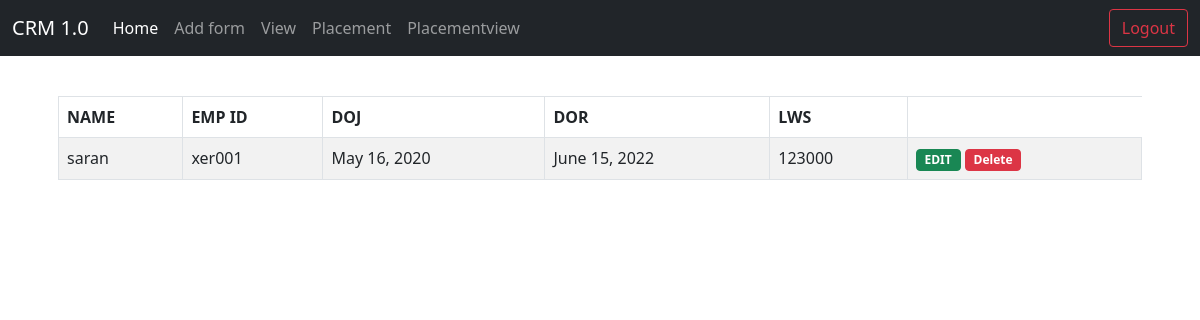
The page /placement/ (signed in) on the database its author committed.
### crm_app/models.py (models this page shows, shortened)
class Item(models.Model):
    name = models.TextField(max_length=191)
    empid = models.CharField(max_length = 20, primary_key = True, unique = True)
    doj = models.DateField(auto_now = False, auto_now_add = False)
    dor = models.DateField(auto_now = False, auto_now_add = False)
    lws = models.CharField(max_length=20)

### crm_app/views.py (the view)
# urls.py: path('placement/',views.index),
@login_required()
def index(request):
    products = Item.objects.all()
    context = {'products':products}
    return render(request, 'placement_view.html', context)

### crm_app/templates/placement_view.html (shortened to what this page needs)
{% extends 'base.html' %}
{% block content %}
    <div class="card-body">
        <table class="table table-bordered table-striped">
            <thead>
                <tr>
                    <th>NAME</th>
                    <th>EMP ID</th>
                    <th>DOJ</th>
                    <th>DOR</th>
                    <th>LWS</th>
                </tr>
            </thead>
            <tbody>
                {% for p in products %}
                    <tr>
                        <td>{{ p.name }} </td>
                        <td>{{ p.empid }} </td>
                        <td>{{ p.doj }} </td>
                        <td>{{ p.dor }} </td>
                        <td>{{ p.lws }} </td>
                        <td>
                            <a href="#" class="btn btn-success badge">EDIT</a>
                            <a href="#" class="btn btn-danger badge">Delete</a>
                        </td>
                    </tr>
                {% endfor %}
            </tbody>
        </table>
    </div>
{% endblock %}

### rows shown on the page
Item: name "saran", empid "xer001", doj "May 16, 2020", dor "June 15, 2022", lws "123000"
